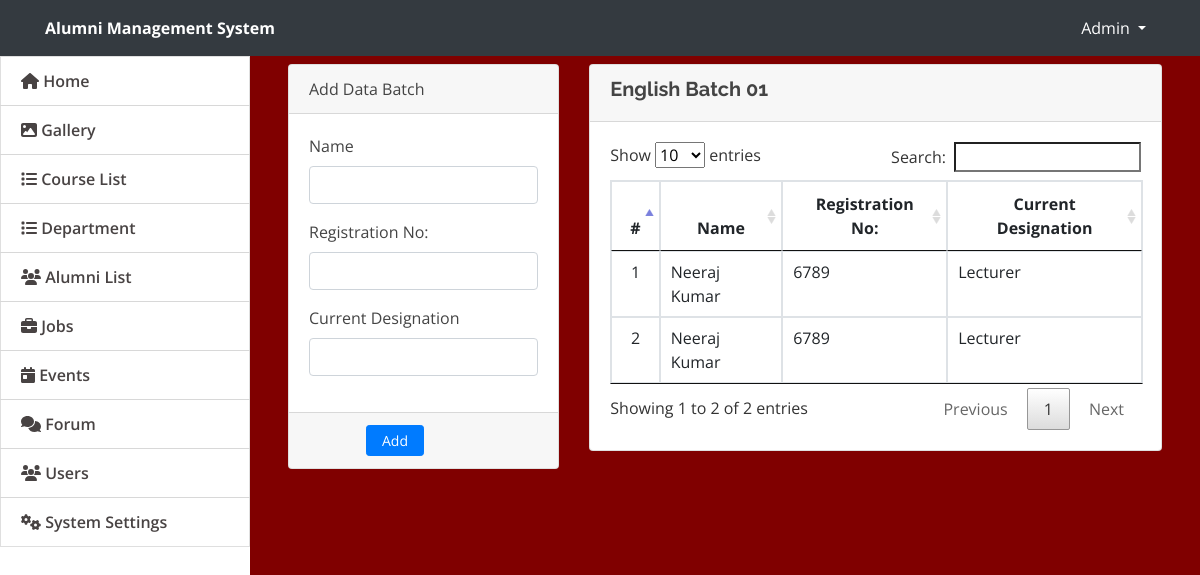
The app's page /admin/english_batch1.php with its own data.
### tables this page shows
CREATE TABLE `english_batch1` (
  `english_batch1_id` int(11) NOT NULL,
  `english_batch1_name` varchar(255) NOT NULL,
  `english_batch1_reg` varchar(255) NOT NULL,
  `english_batch1_desgination` varchar(255) NOT NULL
);

### admin/english_batch1.php (the view, shortened to what this page needs)
<!DOCTYPE html>
<html lang="en">
<head>
    <link rel="stylesheet" href="assets/font-awesome/englishs/all.min.englishs">
  <link href="assets/vendor/bootstrap/css/bootstrap.min.css" rel="stylesheet">
  <link href="assets/vendor/icofont/icofont.min.css" rel="stylesheet">
  <link href="assets/vendor/boxicons/css/boxicons.min.css" rel="stylesheet">
  <link href="assets/vendor/venobox/venobox.css" rel="stylesheet">
  <link href="assets/vendor/animate.css/animate.min.css" rel="stylesheet">
  <link href="assets/vendor/remixicon/remixicon.css" rel="stylesheet">
  <link href="assets/vendor/owl.carousel/assets/owl.carousel.min.css" rel="stylesheet">
  <link href="assets/vendor/bootstrap-datepicker/css/bootstrap-datepicker.min.css" rel="stylesheet">
  <link href="assets/DataTables/datatables.min.css" rel="stylesheet">
  <link href="assets/css/jquery.datetimepicker.min.css" rel="stylesheet">
  <link href="assets/css/select2.min.css" rel="stylesheet">
  <link href="assets/css/style.css" rel="stylesheet">
  <link type="text/css" rel="stylesheet" href="assets/css/jquery-te-1.4.0.css">
</head>
<body>
<nav class="navbar navbar-light fixed-top bg-dark" style="padding:0;min-height: 3.5rem">
  <div class="container-fluid mt-2 mb-2">
  	<div class="col-lg-12">
      <div class="col-md-4 float-left text-white">
        <large><b>Alumni Management System</b></large>
      </div>
	  	<div class="float-right">
        <div class=" dropdown mr-4">
            <a href="#" class="text-white dropdown-toggle"  id="account_settings" data-toggle="dropdown" aria-haspopup="true" aria-expanded="false">Admin </a>
        </div>
      </div>
  </div>
</nav>
<nav id="sidebar" class='mx-lt-5 bg-white' >
		<div class="sidebar-list">
				<a href="index.php?page=home" class="nav-item nav-home"><span class='icon-field'><i class="fa fa-home"></i></span> Home</a>
				<a href="index.php?page=gallery" class="nav-item nav-gallery"><span class='icon-field'><i class="fa fa-image"></i></span> Gallery </a>
				<a href="index.php?page=courses" class="nav-item nav-courses"><span class='icon-field'><i class="fa fa-list"></i></span> Course List</a>
				<a href="index.php?page=department" class="nav-item nav-department"><span class='icon-field'><i class="fa fa-list"></i></span> Department</a>
				<a href="index.php?page=alumni" class="nav-item nav-alumni"><span class='icon-field'><i class="fa fa-users"></i></span> Alumni List</a>
				<a href="index.php?page=jobs" class="nav-item nav-jobs"><span class='icon-field'><i class="fa fa-briefcase"></i></span> Jobs</a>
				<a href="index.php?page=events" class="nav-item nav-events"><span class='icon-field'><i class="fa fa-calendar-day"></i></span> Events</a>
				<a href="index.php?page=forums" class="nav-item nav-forums"><span class='icon-field'><i class="fa fa-comments"></i></span> Forum</a>
								<a href="index.php?page=users" class="nav-item nav-users"><span class='icon-field'><i class="fa fa-users"></i></span> Users</a>
				<a href="index.php?page=site_settings" class="nav-item nav-site_settings"><span class='icon-field'><i class="fa fa-cogs"></i></span> System Settings</a>
					</div>
</nav>
  <main id="view-panel" >
  <div class="container-fluid">
	<div class="col-lg-12">
		<div class="row">
			<div class="col-md-4">
			<form action="" id="manage-course" method="post">
				<div class="card">
					<div class="card-header">
						    Add Data Batch
				  	</div>
					<div class="card-body">
							<div class="form-group">
								<label class="control-label">Name</label>
								<input type="text" name="english_batch1_name" class="form-control" required>
							</div>
                            <div class="form-group">
								<label class="control-label">Registration No:</label>
								<input type="text" name="english_batch1_reg" class="form-control" required>
							</div>
                            <div class="form-group">
								<label class="control-label">Current Designation</label>
								<input type="text" name="english_batch1_desgination" class="form-control" required>
							</div>
					</div>
					<div class="card-footer">
						<div class="row">
							<div class="col-md-12">
								<button class="btn btn-sm btn-primary col-sm-3 offset-md-3" name="add"> Add</button>
							</div>
						</div>
					</div>
				</div>
			</form>
			</div>
			<div class="col-md-8">
				<div class="card">
					<div class="card-header">
					<h5>	<b> English Batch 01</b><h5>
					</div>
					<div class="card-body">
						<table class="table table-bordered table-hover">
							<thead>
								<tr>
									<th class="text-center">#</th>
									<th class="text-center">Name</th>
                                    <th class="text-center">Registration No:</th>
                                    <th class="text-center">Current Designation</th>
								</tr>
							</thead>
							<tbody>
                            <?php
                                $connection = mysqli_connect("localhost","root","");
                                $query = "select * from english_batch1 ";
                                $query_run = mysqli_query($connection,$query);
                                while($row = mysqli_fetch_assoc($query_run)){
                                $english_batch1_id = $row['english_batch1_id'];
                                $english_batch1_name = $row['english_batch1_name'];
                                $english_batch1_reg = $row['english_batch1_reg'];
                                $english_batch1_desgination = $row['english_batch1_desgination'];
                                ?>
								<tr>
									<td class="text-center">
                                    <?php echo $english_batch1_id ?>
                                    </td>
									<td class="">
										<?php echo $english_batch1_name?>
									</td>
                                    <td class="">
										<?php echo $english_batch1_reg?>
									</td>
                                    <td class="">
										<?php echo $english_batch1_desgination?>
									</td>
								</tr>
                                <?php
                                }
                                ?>
							</tbody>
						</table>
					</div>
				</div>
			</div>
		</div>
	</div>
</div>
  </main>
</body>

### admin/assets/css/style.css (style rules this page uses)
body { font-family: "Open Sans", sans-serif; color: #444444; width: 100%; height: calc(100%); }
a { color: #1977cc; }
h1, h2, h3, h4, h5, h6 { font-family: "Raleway", sans-serif; }
nav#sidebar { height: calc(100%); position: fixed; z-index: 99; left: 0; width: 250px; background-repeat: no-repeat; background-size: cover; }
a.nav-item { position: relative; display: block; padding: .75rem 1.25rem; margin-bottom: -1px; border: 1px solid rgba(0,0,0,.125); background-color: #ffffffc4; color: #484343; font-weight: 600; }
main#view-panel { margin-left: 250px; width:calc(100% - 250px); margin-top: 3.5rem; padding: .5em }

### admin/english_batch1.php (style rules this page uses)
body { background:maroon; }

### records on screen
english_batch1: english_batch1_id "1", english_batch1_name "Neeraj Kumar", english_batch1_reg "6789", english_batch1_desgination "Lecturer"
english_batch1: english_batch1_id "2", english_batch1_name "Neeraj Kumar", english_batch1_reg "6789", english_batch1_desgination "Lecturer"
